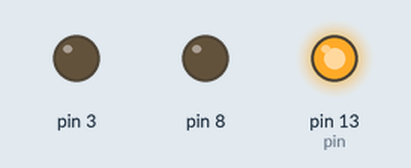
The sketch below on a simulated Arduino Uno, built with avr-gcc and run on an emulated ATmega328P. On the bench: output pins drawn as LEDs (lit = HIGH).

Above: at 0.05 s.
At 2.05 s:
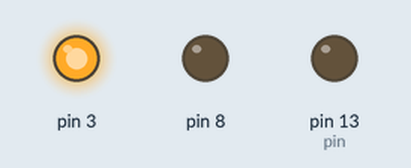
At 3.5 s:
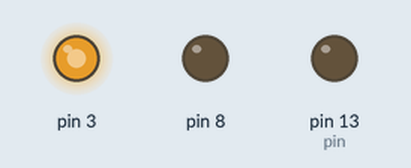
At 6.95 s:
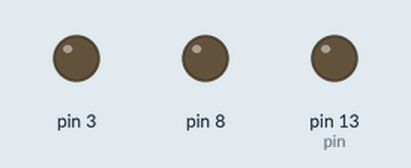
Timing chart, 0 to 9.1 s (numbered marks = the images above):
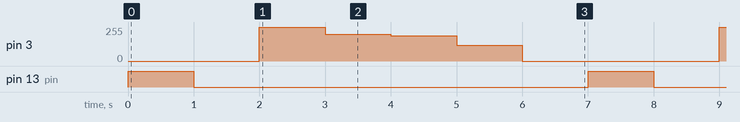

The sketch:

EntradasAnalogicas_y_Digitales.ino
```cpp
int pin = 13; //Inicializamos la varible pin con un valor de 13

void setup() {
  pinMode(pin, OUTPUT); //Establecemos que el pin(numero 13), sera usaddo como una Salida Digital
  pinMode(8,OUTPUT);
}

void loop() {

  digitalWrite(pin, HIGH); //Con esta instruccion le indicamos al arduino que mande 5V al pin en el que estamos trabajando que es el #8
  delay(1000);//Establecemos un tiempo de espera de 1000 milisegunos = 1 segundo
  digitalWrite(pin, LOW); //Mandamos 0V a la salida digital , lo cual significa que se apagara
  delay(1000);


  /*
     Con la funcion analogRead le decimos al arduino que lea lo que estamos detectando por medio de la entrada Analogica
     que son los pines que van de A0 hasta A5
     A diferencia de las entradas digitales lo que debemos hacer es darle valores de0-255 tomando el 255 como nuestro 100%
     ya que las entradas analogicas funcionan con vlaores intermedios a diferencia de las entradas digitales que funcionan con valores de High o Low
  */
  analogWrite(3, 255);
  delay(1000);
  analogWrite(3, 200);
  delay(1000);
  analogWrite(3, 190);
  delay(1000);
  analogWrite(3, 120);
  delay(1000);
  analogWrite(3, 0);
  delay(1000);
}
```

Measured:
- by itself, pin 3: repeats every 7.0 s: 200/255 1.0 s, 190/255 1.0 s, 120/255 1.0 s, 0/255 3.0 s, 255/255 1.0 s
- by itself, pin 13 (pin): alternates HIGH for 1.0 s and LOW for 6.0 s
